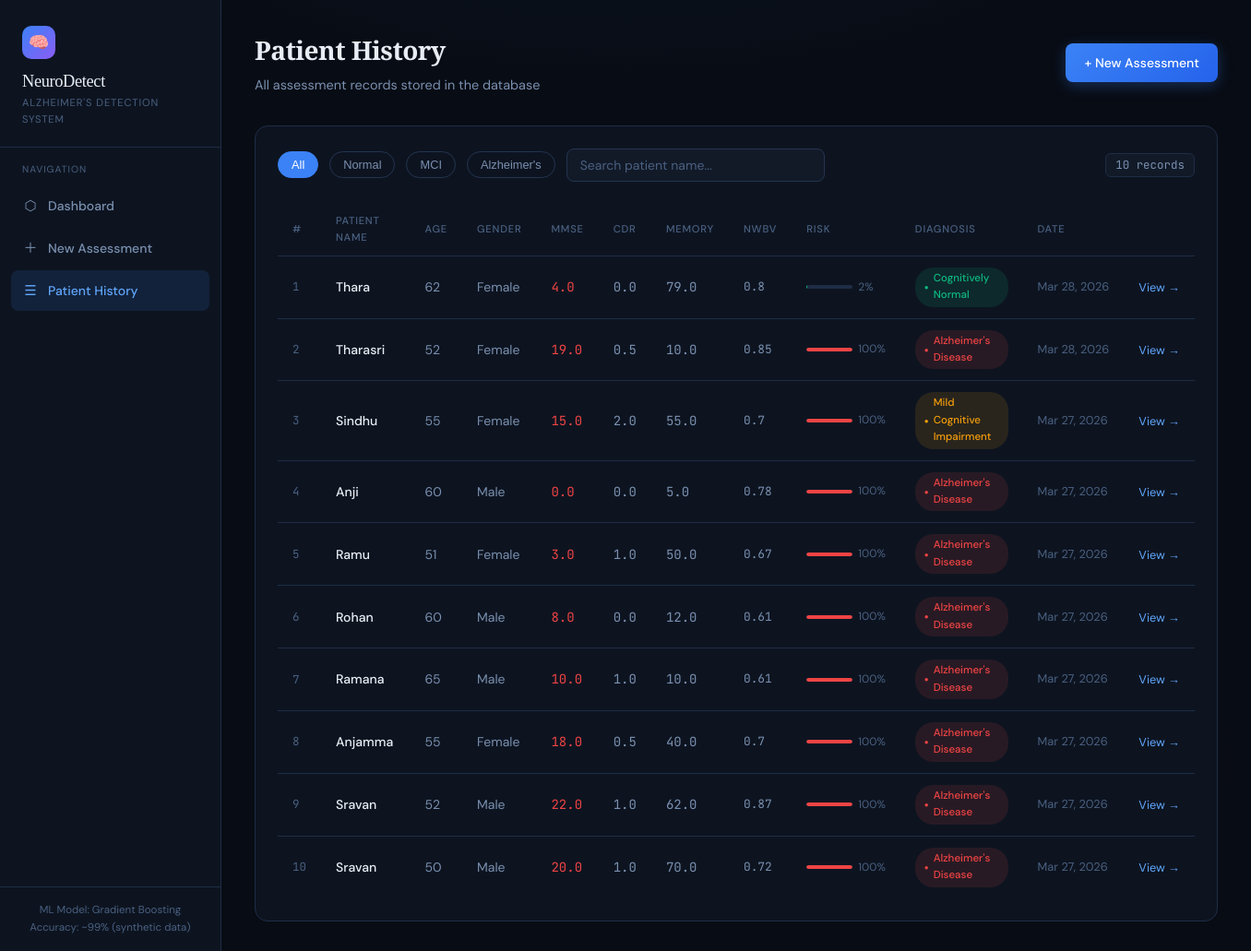
The page /history/ on the database its author committed.
### alzheimer_app/models.py (models this page shows, shortened)
class PatientAssessment(models.Model):
    GENDER_CHOICES = [('M', 'Male'), ('F', 'Female'), ('O', 'Other')]
    APOE4_CHOICES = [(0, '0 alleles'), (1, '1 allele'), (2, '2 alleles')]
    RESULT_CHOICES = [
        ('healthy', 'Cognitively Normal'),
        ('mci', 'Mild Cognitive Impairment'),
        ('alzheimer', "Alzheimer's Disease"),
    ]
    patient_name = models.CharField(max_length=100, blank=True, default='Anonymous')
    patient_age = models.IntegerField()
    gender = models.CharField(max_length=1, choices=GENDER_CHOICES)
    created_at = models.DateTimeField(default=timezone.now)
    mmse_score = models.FloatField()
    cdr_score = models.FloatField()
    education_years = models.FloatField()
    socioeconomic_status = models.IntegerField()
    etiv = models.FloatField()
    nwbv = models.FloatField()
    asf = models.FloatField()
    memory_score = models.FloatField()
    attention_score = models.FloatField()
    language_score = models.FloatField()
    visuospatial_score = models.FloatField()
    family_history = models.BooleanField(default=False)
    apoe4_alleles = models.IntegerField(choices=APOE4_CHOICES, default=0)
    prediction = models.CharField(max_length=20, choices=RESULT_CHOICES, blank=True)
    confidence_healthy = models.FloatField(default=0.0)
    confidence_mci = models.FloatField(default=0.0)
    confidence_alzheimer = models.FloatField(default=0.0)
    risk_score = models.FloatField(default=0.0)
    class Meta:
        ordering = ['-created_at']
    @property
    def result_label(self):
        labels = {'healthy': 'Cognitively Normal', 'mci': 'Mild Cognitive Impairment', 'alzheimer': "Alzheimer's Disease"}
        return labels.get(self.prediction, 'Unknown')

### alzheimer_app/views.py (the view)
# urls.py: path('history/', views.history, name='history'),
def history(request):
    assessments = PatientAssessment.objects.all()
    return render(request, 'alzheimer_app/history.html', {'assessments': assessments})

### alzheimer_app/templates/alzheimer_app/history.html (shortened to what this page needs)
{% extends "alzheimer_app/base.html" %}
{% block content %}
<div class="page-header" style="display:flex; align-items:center; justify-content:space-between;">
  <div>
    <h1>Patient History</h1>
    <p>All assessment records stored in the database</p>
  </div>
  <a href="{% url 'assessment' %}" class="btn btn-primary">+ New Assessment</a>
</div>
<div class="card">
  <div class="filter-bar">
    <button class="filter-btn active" onclick="filterTable('all', this)">All</button>
    <button class="filter-btn" onclick="filterTable('healthy', this)">Normal</button>
    <button class="filter-btn" onclick="filterTable('mci', this)">MCI</button>
    <button class="filter-btn" onclick="filterTable('alzheimer', this)">Alzheimer's</button>
    <input type="text" class="search-input" placeholder="Search patient name..." oninput="searchTable(this.value)">
    <span class="count-badge" id="row-count">{{ assessments|length }} records</span>
  </div>
  {% if assessments %}
  <div class="table-wrap">
    <table id="histTable">
      <thead>
        <tr>
          <th>#</th>
          <th>Patient Name</th>
          <th>Age</th>
          <th>Gender</th>
          <th>MMSE</th>
          <th>CDR</th>
          <th>Memory</th>
          <th>NWBV</th>
          <th>Risk</th>
          <th>Diagnosis</th>
          <th>Date</th>
          <th></th>
        </tr>
      </thead>
      <tbody>
        {% for a in assessments %}
        <tr data-filter="{{ a.prediction }}" data-name="{{ a.patient_name|lower }}">
          <td style="color:var(--text3); font-family:'JetBrains Mono',monospace; font-size:0.78rem;">{{ forloop.counter }}</td>
          <td style="color:var(--text); font-weight:500;">{{ a.patient_name|default:"—" }}</td>
          <td>{{ a.patient_age }}</td>
          <td>{{ a.get_gender_display }}</td>
          <td style="font-family:'JetBrains Mono',monospace;">
            <span style="color:{% if a.mmse_score >= 27 %}var(--green){% elif a.mmse_score >= 24 %}var(--amber){% else %}var(--red){% endif %}">
              {{ a.mmse_score }}
            </span>
          </td>
          <td style="font-family:'JetBrains Mono',monospace;">{{ a.cdr_score }}</td>
          <td style="font-family:'JetBrains Mono',monospace;">{{ a.memory_score }}</td>
          <td style="font-family:'JetBrains Mono',monospace; font-size:0.8rem;">{{ a.nwbv }}</td>
          <td>
            <div style="display:flex; align-items:center; gap:6px;">
              <div style="width:50px; height:4px; background:var(--border); border-radius:2px; overflow:hidden;">
                <div style="height:4px; width:{{ a.risk_score|floatformat:0 }}%; border-radius:2px; background:{% if a.risk_score < 33 %}var(--green){% elif a.risk_score < 66 %}var(--amber){% else %}var(--red){% endif %};"></div>
              </div>
              <span style="font-size:0.75rem; color:var(--text3);">{{ a.risk_score|floatformat:0 }}%</span>
            </div>
          </td>
          <td><span class="badge {{ a.prediction }}">{{ a.result_label }}</span></td>
          <td style="font-size:0.8rem; color:var(--text3); white-space:nowrap;">{{ a.created_at|date:"M d, Y" }}</td>
          <td><a href="{% url 'result' a.pk %}" style="color:var(--accent2); font-size:0.8rem; text-decoration:none; white-space:nowrap;">View →</a></td>
        </tr>
        {% endfor %}
      </tbody>
    </table>
  </div>
  {% else %}
  <div class="empty-state">
    <div class="icon">🧠</div>
    <div>No assessments recorded yet.</div>
    <a href="{% url 'assessment' %}" style="color:var(--accent2); font-size:0.875rem;">Run your first assessment →</a>
  </div>
  {% endif %}
</div>
{% endblock %}

### alzheimer_app/templates/alzheimer_app/base.html (style rules this page uses)
:root { --bg: #080c14; --surface: #0d1420; --surface2: #121a28; --border: #1e2d45; --border2: #243450; --text: #e8edf5; --text2: #7a90b0; --text3: #4a6080; --accent: #3b82f6; --accent2: #60a5fa; --green: #10b981; --amber: #f59e0b; --red: #ef4444; --purple: #8b5cf6; --cyan: #06b6d4; --glow: rgba(59,130,246,0.15); }
*, *::before, *::after { box-sizing: border-box; margin: 0; padding: 0; }
html { scroll-behavior: smooth; }
body { font-family: 'DM Sans', sans-serif; background: var(--bg); color: var(--text); min-height: 100vh; line-height: 1.6; background-image: radial-gradient(ellipse 80% 50% at 50% -20%, rgba(59,130,246,0.08) 0%, transparent 60%), radial-gradient(ellipse 40% 30% at 80% 80%, rgba(139,92,246,0.05) 0%, transparent 50%); }
.page-header { margin-bottom: 32px; }
.page-header h1 { font-family: 'Playfair Display', serif; font-size: 1.75rem; font-weight: 700; color: var(--text); letter-spacing: -0.02em; }
.page-header p { color: var(--text2); font-size: 0.9rem; margin-top: 4px; }
.card { background: var(--surface); border: 1px solid var(--border); border-radius: 14px; padding: 24px; }
.table-wrap { overflow-x: auto; }
table { width: 100%; border-collapse: collapse; font-size: 0.875rem; }
th { padding: 10px 16px; text-align: left; font-size: 0.7rem; text-transform: uppercase; letter-spacing: 0.07em; color: var(--text3); border-bottom: 1px solid var(--border); font-weight: 500; }
td { padding: 12px 16px; border-bottom: 1px solid var(--border); color: var(--text2); }
tr:last-child td { border-bottom: none; }
.badge { display: inline-flex; align-items: center; gap: 5px; padding: 3px 10px; border-radius: 20px; font-size: 0.72rem; font-weight: 500; }
.badge.healthy { background: rgba(16,185,129,0.12); color: var(--green); }
.badge.mci { background: rgba(245,158,11,0.12); color: var(--amber); }
.badge.alzheimer { background: rgba(239,68,68,0.12); color: var(--red); }
.badge::before { content: '●'; font-size: 8px; }
.btn { display: inline-flex; align-items: center; gap: 8px; padding: 10px 20px; border-radius: 8px; font-family: 'DM Sans', sans-serif; font-size: 0.875rem; font-weight: 500; cursor: pointer; border: none; text-decoration: none; transition: all 0.2s; }
.btn-primary { background: linear-gradient(135deg, var(--accent), #2563eb); color: white; box-shadow: 0 4px 15px rgba(59,130,246,0.3); }

### alzheimer_app/templates/alzheimer_app/history.html (style rules this page uses)
.filter-bar { display: flex; gap: 12px; align-items: center; margin-bottom: 24px; flex-wrap: wrap; }
.filter-btn { padding: 6px 14px; border-radius: 20px; font-size: 0.8rem; font-weight: 500; border: 1px solid var(--border2); background: transparent; color: var(--text2); cursor: pointer; transition: all 0.2s; }
.filter-btn.active, .filter-btn:hover { background: var(--accent); color: white; border-color: var(--accent); }
.search-input { flex: 1; max-width: 280px; background: var(--surface2); border: 1px solid var(--border2); border-radius: 8px; padding: 8px 14px; color: var(--text); font-family: 'DM Sans', sans-serif; font-size: 0.875rem; }
.search-input::placeholder { color: var(--text3); }
.count-badge { background: var(--surface2); border: 1px solid var(--border); border-radius: 6px; padding: 2px 10px; font-size: 0.78rem; font-family: 'JetBrains Mono', monospace; color: var(--text2); margin-left: auto; }

### rows shown on the page
PatientAssessment: patient_name "Thara", patient_age "62", gender "Female", mmse_score "4.0", cdr_score "0.0", memory_score "79.0", nwbv "0.8", risk_score "2", result_label "Cognitively Normal", created_at "Mar 28, 2026"
PatientAssessment: patient_name "Tharasri", patient_age "52", gender "Female", mmse_score "19.0", cdr_score "0.5", memory_score "10.0", nwbv "0.85", risk_score "100", result_label "Alzheimer's Disease", created_at "Mar 28, 2026"
PatientAssessment: patient_name "Sindhu", patient_age "55", gender "Female", mmse_score "15.0", cdr_score "2.0", memory_score "55.0", nwbv "0.7", risk_score "100", result_label "Mild Cognitive Impairment", created_at "Mar 27, 2026"
PatientAssessment: patient_name "Anji", patient_age "60", gender "Male", mmse_score "0.0", cdr_score "0.0", memory_score "5.0", nwbv "0.78", risk_score "100", result_label "Alzheimer's Disease", created_at "Mar 27, 2026"
PatientAssessment: patient_name "Ramu", patient_age "51", gender "Female", mmse_score "3.0", cdr_score "1.0", memory_score "50.0", nwbv "0.67", risk_score "100", result_label "Alzheimer's Disease", created_at "Mar 27, 2026"
PatientAssessment: patient_name "Rohan", patient_age "60", gender "Male", mmse_score "8.0", cdr_score "0.0", memory_score "12.0", nwbv "0.61", risk_score "100", result_label "Alzheimer's Disease", created_at "Mar 27, 2026"
PatientAssessment: patient_name "Ramana", patient_age "65", gender "Male", mmse_score "10.0", cdr_score "1.0", memory_score "10.0", nwbv "0.61", risk_score "100", result_label "Alzheimer's Disease", created_at "Mar 27, 2026"
PatientAssessment: patient_name "Anjamma", patient_age "55", gender "Female", mmse_score "18.0", cdr_score "0.5", memory_score "40.0", nwbv "0.7", risk_score "100", result_label "Alzheimer's Disease", created_at "Mar 27, 2026"
PatientAssessment: patient_name "Sravan", patient_age "52", gender "Male", mmse_score "22.0", cdr_score "1.0", memory_score "62.0", nwbv "0.87", risk_score "100", result_label "Alzheimer's Disease", created_at "Mar 27, 2026"
PatientAssessment: patient_name "Sravan", patient_age "50", gender "Male", mmse_score "20.0", cdr_score "1.0", memory_score "70.0", nwbv "0.72", risk_score "100", result_label "Alzheimer's Disease", created_at "Mar 27, 2026"

### other values the page prints
{{ assessments|length }} "10"
